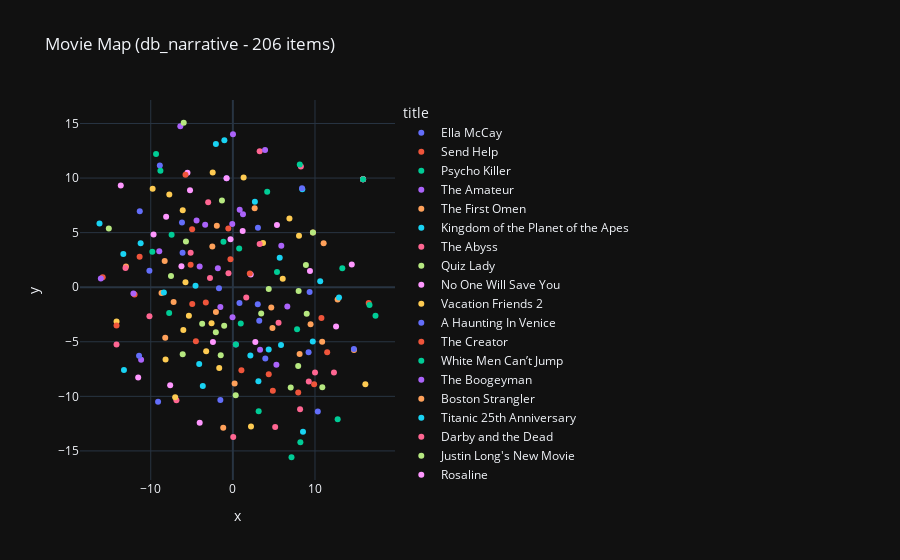

The code cell stored with this chart in its notebook:
### Markdown cell above
## 5. 3D visualization of all scenes of the movies

### Code cell
import chromadb
import plotly.express as px
from sklearn.manifold import TSNE
import pandas as pd
import numpy as np

# --- 1. SAFE CONNECT (Restores connection if kernel restarted) ---
try:
    print("Connecting to database...")
    # Ensure this path matches where your script saved the data
    client = chromadb.PersistentClient(path="./trailer_db") 
    nar_collection = client.get_collection("db_narrative")
    count = nar_collection.count()
    print(f"✓ Connected to 'db_narrative'. Total Movies Found: {count}")
except Exception as e:
    print(f"⚠ Connection Error: {e}")
    print("Did you run the 'Main Processing' cell? The 'trailer_db' folder might be missing.")
    count = 0

# --- 2. VISUALIZATION FUNCTION (Fixed for NumPy Arrays) ---
def visualize_database(collection):
    if count == 0:
        print("\n❌ DATABASE IS EMPTY. Cannot visualize.")
        return

    print("Generating 3D DNA Map...")
    
    # Fetch data
    data = collection.get(include=['embeddings', 'metadatas'])
    
    # --- THE FIX IS HERE ---
    # We check if it is None, then check length. We rarely check "if data['embeddings']" directly.
    if data['embeddings'] is None or len(data['embeddings']) == 0:
        print("No embeddings found in this collection.")
        return

    # Convert to Numpy (Handling the case where it might already be one)
    embeddings = np.array(data['embeddings'])
    metadatas = data['metadatas']
    
    # Safety Check for t-SNE (Needs at least 2 points to calculate distance)
    n_samples = len(embeddings)
    if n_samples < 2:
        print(f"⚠ Not enough data to visualize ({n_samples} item). Need at least 2 movies.")
        return
        
    # Reduce dimensions (t-SNE)
    print(f"Running t-SNE on {n_samples} movies...")
    perp = min(30, n_samples - 1)
    tsne = TSNE(n_components=2, perplexity=perp, random_state=42)
    projections = tsne.fit_transform(embeddings)
    
    # Create DataFrame
    df_viz = pd.DataFrame({
        'x': projections[:, 0],
        'y': projections[:, 1],
        'title': [m.get('title', 'Unknown') for m in metadatas],
        'desc': [m.get('desc', 'No Desc')[:100] + "..." for m in metadatas]
    })
    
    # Interactive Plot
    fig = px.scatter(
        df_viz, x='x', y='y',
        color='title', 
        hover_data=['desc'],
        title=f'Movie Map ({collection.name} - {count} items)',
        template='plotly_dark'
    )
    fig.show()

# Run it
if count > 0:
    visualize_database(nar_collection)
